Frame 1 (no input): blank canvas, image omitted
Frame 60 (no input): blank canvas, image omitted
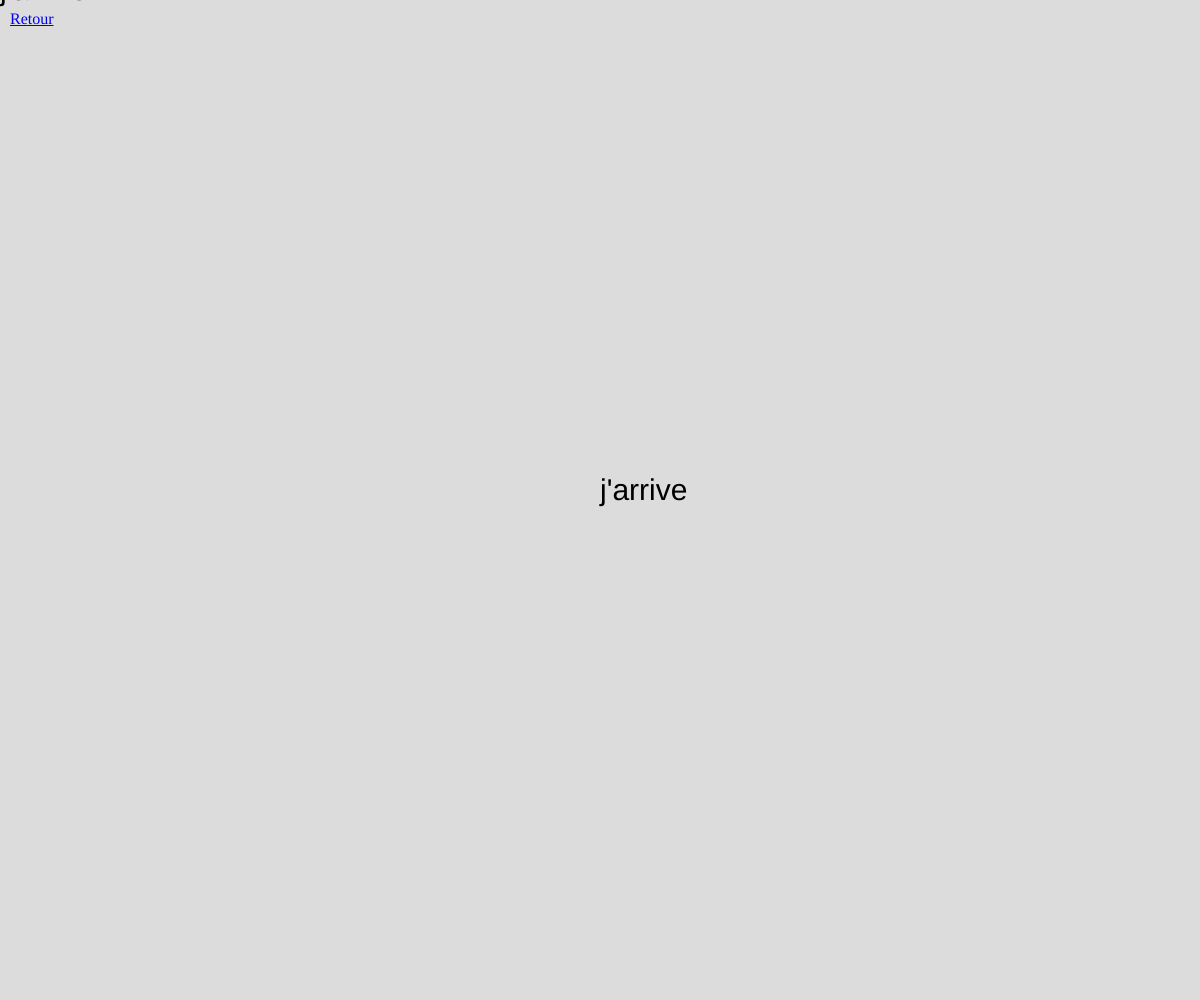
Frame 120 (the mouse pressed at the canvas centre since frame 60)

The p5.js sketch whose frames 1 and 60 were blank and that drew this single picture after the mouse press (run headless with seeded random() and noise() and a simulated clock; from frame 60 on, the mouse is pressed at the canvas centre):

// p5.js sketch
// ── sketch.js
let texte = "j'arrive";
let x = [];
let y = [];

function setup() {
  createCanvas(windowWidth, windowHeight);
  textSize(30);
}

function draw() {
  background(220);
  fill(0);

  for (let i = 0; i < x.length; i++) {
    text(texte, x[i], y[i]);
  }
}

function mouseMoved() {
  x.push(mouseX);
  y.push(mouseY);

  if (x.length > 25) {
    x.shift();
    y.shift();
  }
}

window.onload = function() {
  // Créez le lien de retour
  var backLink = document.createElement("a"); 
  backLink.href = "../index.html"; 
  backLink.innerHTML = "Retour"; 
  backLink.style.position = "absolute";
  backLink.style.top = "10px";
  backLink.style.left = "10px";
  document.body.appendChild(backLink);
}
